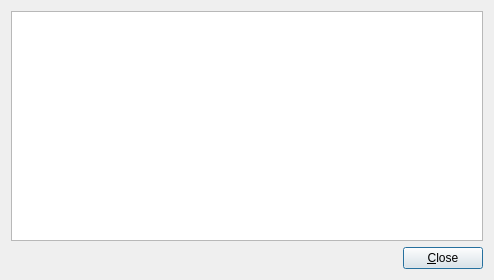
<?xml version="1.0" encoding="UTF-8"?>
<ui version="4.0">
 <class>debugDialog_q</class>
 <widget class="QDialog" name="debugDialog_q">
  <property name="geometry">
   <rect>
    <x>0</x>
    <y>0</y>
    <width>494</width>
    <height>280</height>
   </rect>
  </property>
  <property name="windowTitle">
   <string>Debugging Info</string>
  </property>
  <layout class="QGridLayout">
   <item row="1" column="0">
    <layout class="QHBoxLayout">
     <property name="spacing">
      <number>6</number>
     </property>
     <property name="leftMargin">
      <number>0</number>
     </property>
     <property name="topMargin">
      <number>0</number>
     </property>
     <property name="rightMargin">
      <number>0</number>
     </property>
     <property name="bottomMargin">
      <number>0</number>
     </property>
     <item>
      <spacer name="Horizontal Spacing2">
       <property name="orientation">
        <enum>Qt::Orientation::Horizontal</enum>
       </property>
       <property name="sizeType">
        <enum>QSizePolicy::Policy::Expanding</enum>
       </property>
       <property name="sizeHint" stdset="0">
        <size>
         <width>20</width>
         <height>20</height>
        </size>
       </property>
      </spacer>
     </item>
     <item>
      <widget class="QPushButton" name="buttonOk">
       <property name="text">
        <string>&amp;Close</string>
       </property>
       <property name="shortcut">
        <string>Alt+C</string>
       </property>
       <property name="autoDefault">
        <bool>true</bool>
       </property>
       <property name="default">
        <bool>true</bool>
       </property>
      </widget>
     </item>
    </layout>
   </item>
   <item row="0" column="0">
    <widget class="QTextBrowser" name="debugText"/>
   </item>
  </layout>
 </widget>
 <layoutdefault spacing="6" margin="11"/>
 <tabstops>
  <tabstop>debugText</tabstop>
  <tabstop>buttonOk</tabstop>
 </tabstops>
 <resources/>
 <connections>
  <connection>
   <sender>buttonOk</sender>
   <signal>clicked()</signal>
   <receiver>debugDialog_q</receiver>
   <slot>close()</slot>
   <hints>
    <hint type="sourcelabel">
     <x>20</x>
     <y>20</y>
    </hint>
    <hint type="destinationlabel">
     <x>20</x>
     <y>20</y>
    </hint>
   </hints>
  </connection>
 </connections>
</ui>
